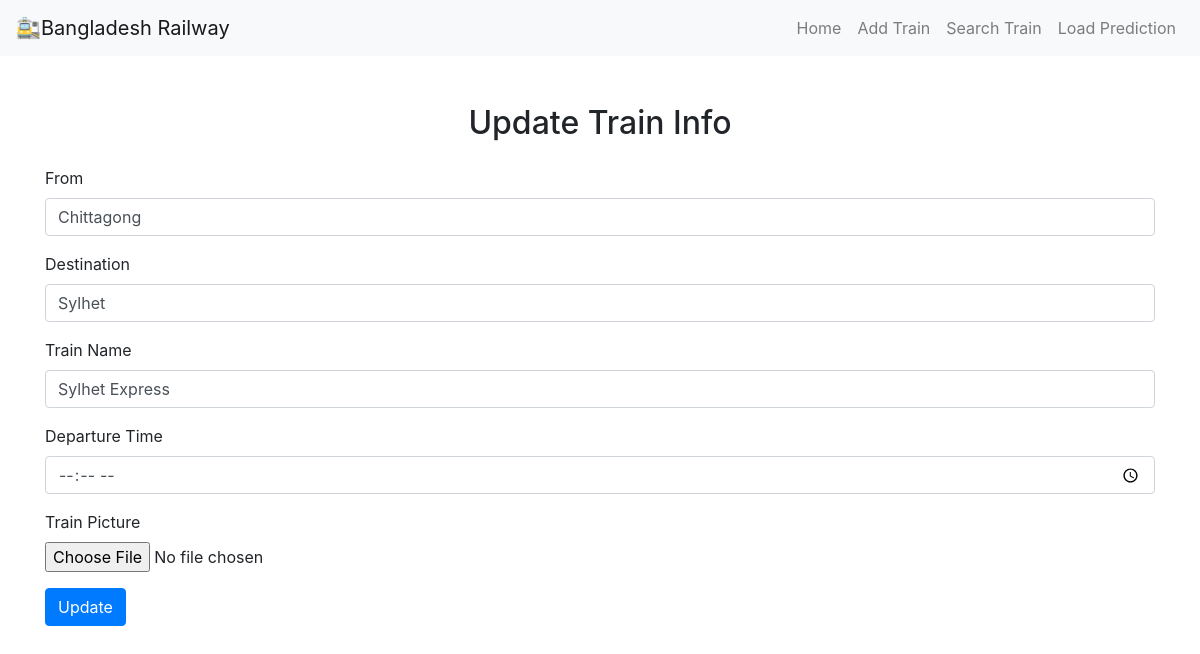
The app's page /update-train/49/ with its own data.
### train/models.py (models this page shows)
class Train(models.Model):
    departure = models.CharField(max_length=50)
    destination = models.CharField(max_length=50)
    train_name = models.CharField(max_length=50)
    departure_time = models.TimeField()
    train_image = models.ImageField(upload_to='train_images/', default='default.jpg')

### train/views.py (the view, shortened to what this page needs)
# urls.py: path('update-train/<id>/', update_train, name='update_train'),
def update_train(req, id):
    queryset = Train.objects.get(id = id)
    return render(req, 'update_train.html', context={'train': queryset})

### train/templates/update_train.html (shortened to what this page needs)
{% extends "base.html" %} {% block start %}
<div class="container mt-5">
  <h2 class="text-center mb-4">Update Train Info</h2>
  <form method="post" enctype="multipart/form-data">
    <div class="form-group">
      <label for="from">From</label>
      <input
        name="departure"
        type="text"
        class="form-control"
        id="from"
        placeholder="Enter departure"
        value="{{train.departure}}"
        required
      />
    </div>
    <div class="form-group">
      <label for="destination">Destination</label>
      <input
        name="destination"
        type="text"
        class="form-control"
        id="destination"
        placeholder="Enter destination"
        value="{{train.destination}}"
      />
    </div>
    <div class="form-group">
      <label for="trainName">Train Name</label>
      <input
        name="train_name"
        type="text"
        class="form-control"
        id="trainName"
        placeholder="Enter train name"
        value="{{train.train_name}}"
      />
    </div>
    <div class="form-group">
      <label for="departureTime">Departure Time</label>
      <input
        name="departure_time"
        type="time"
        class="form-control"
        id="departureTime"
        value="{{train.departure_time}}"
      />
    </div>
    <div class="form-group">
      <label for="trainPicture">Train Picture</label>
      <input
        name="train_image"
        type="file"
        class="form-control-file"
        id="trainPicture"
        accept="image/*"
      />
    </div>
    <button type="submit" class="btn btn-primary">Update</button>
  </form>
</div>
{% endblock %}

### records on screen
Train: departure "Chittagong", destination "Sylhet", train_name "Sylhet Express"
